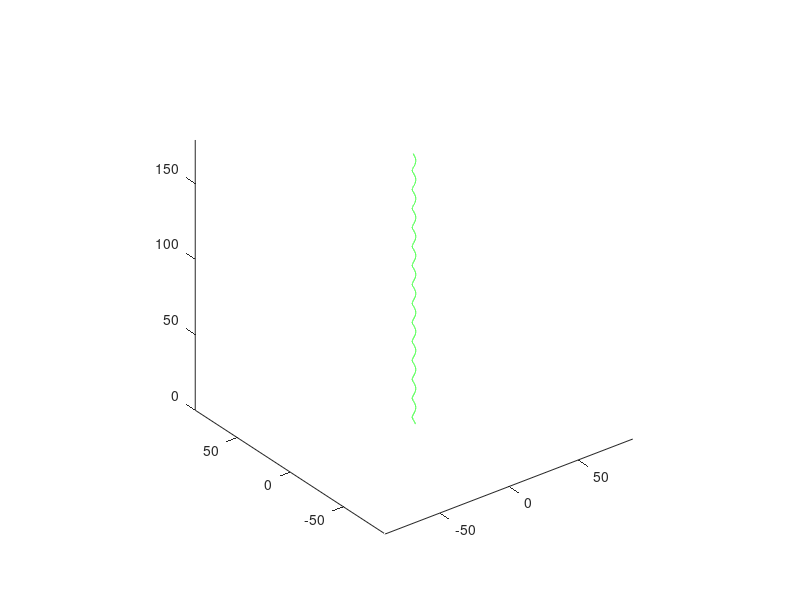

MATLAB code to generate this figure:
function [] = helix()

    helixCurvTors(0.2, 0.4);
%    hold on;
%     helixCurvTors(0.01, 0.1);
%     hold on;
%     helixCurvTors(0.01, 0.13);
%     hold on;
%     helixCurvTors(0.01, 1.0);
%     hold on;
%    helixRadPitch(5,100/(2*pi));
%    hold off;
    
end

function [ ] = helixCurvTors( Curv, Tors )

    step = 1e-2;
    s = 0:step:200;
    
    Omega = sqrt(Curv^2 + Tors^2);
    Rad = Curv/Omega^2;
    Pitch = Tors/Omega^2;
    
    x = Rad*cos(Omega*s);
    y = Rad*sin(Omega*s);
    z = Pitch*Omega*s;
        
    length = s(end)*sqrt(Rad^2+Pitch^2);
    
    fprintf('Rad = %f\nPitch = %f\nstep = %f\nlength = %f\n\n', Rad, Pitch, 2*pi*Pitch, length);
    
    plot3(x,y,z,'green');
    axis equal;
    
end

function [ ] = helixRadPitch( Rad, Pitch )

    step = 1e-2;
    s = 0:step:10;
    
    x = Rad*cos(s);
    y = Rad*sin(s);
    z = Pitch*s;
    
    Curv = abs(Rad)/(Rad^2+Pitch^2);
    Tors = Pitch/(Rad^2+Pitch^2);
    length = s(end)*sqrt(Rad^2+Pitch^2);
    
    fprintf('curv = %f\ntors = %f\nlength = %f\n\n', Curv, Tors, length);
    
    plot3(x,y,z,'red');
    axis equal;
    
end

